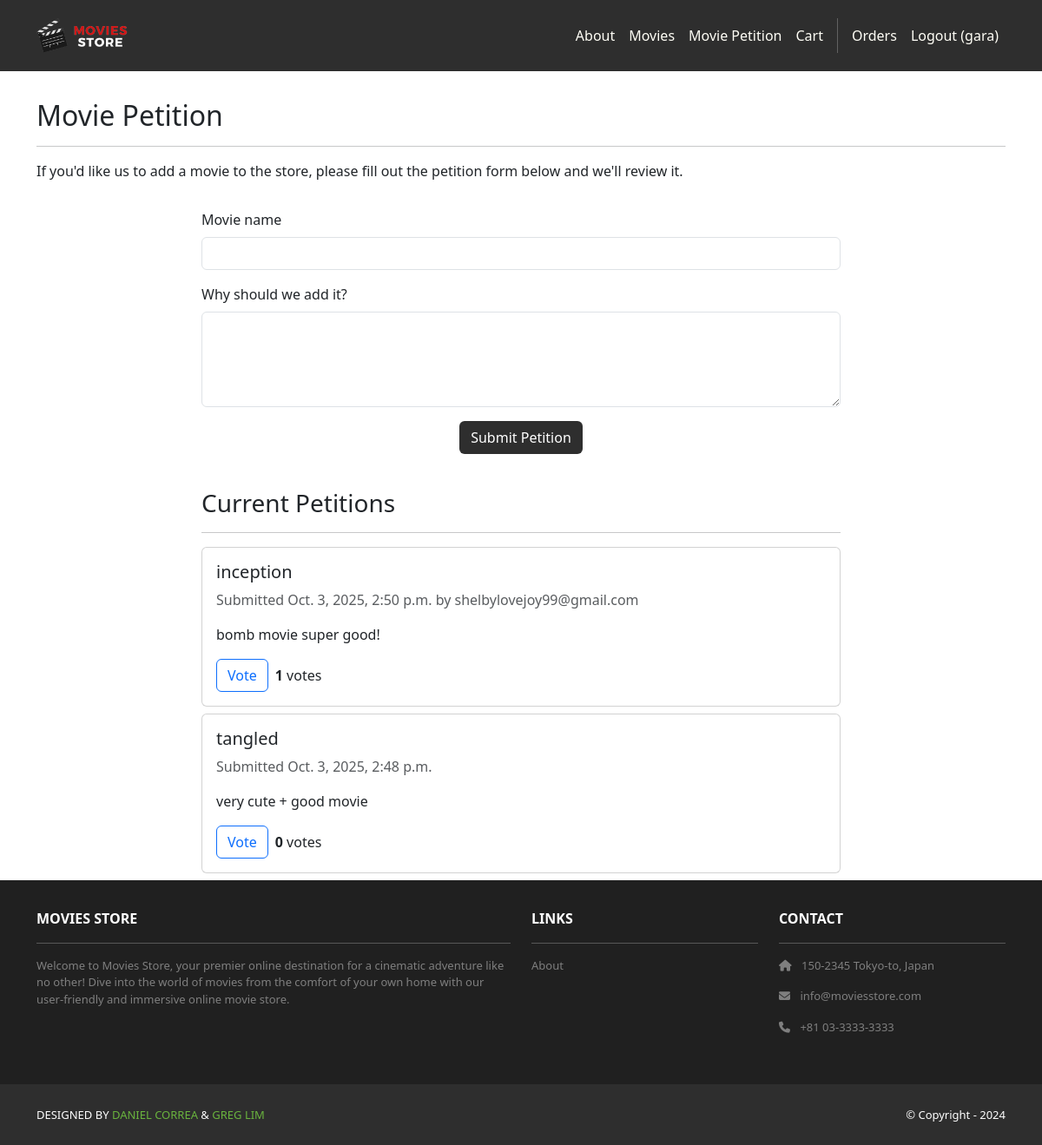
The page /petition (signed in) on the database its author committed.
### home/models.py (models this page shows, shortened)
class Petition(models.Model):
    id = models.AutoField(primary_key=True)
    movie_name = models.CharField(max_length=255)
    reason = models.TextField(blank=True)
    created_at = models.DateTimeField(auto_now_add=True)
    created_by = models.ForeignKey(User, null=True, blank=True, on_delete=models.SET_NULL)
    voters = models.ManyToManyField(User, related_name='petition_votes', blank=True)
    def votes_count(self):
        return self.voters.count()

### home/views.py (the view, shortened to what this page needs)
# urls.py: path('petition', views.petition, name='home.petition'),
def petition(request):
    if request.method == 'POST' and request.POST.get('movie_name'):
        movie_name = request.POST.get('movie_name')
        reason = request.POST.get('reason', '')
        p = Petition.objects.create(movie_name=movie_name, reason=reason, created_by=request.user if request.user.is_authenticated else None)
        return redirect('home.petition')
    petitions = Petition.objects.all().order_by('-created_at')
    template_data = {'title': 'Movie Petition', 'petitions': petitions}
    return render(request, 'home/petition.html', {'template_data': template_data})

### home/templates/home/petition.html (shortened to what this page needs)
{% extends 'base.html' %}
{% block content %}
<div class="p-3">
  <div class="container">
    <div class="row mt-3">
      <div class="col mx-auto mb-3">
        <h2>Movie Petition</h2>
        <hr />
        <p>If you'd like us to add a movie to the store, please fill out the petition form below and we'll review it.</p>
      </div>
    </div>
    <div class="row justify-content-center">
      <div class="col-md-8">
        <form method="post" action="#">
          <div class="mb-3">
            <label for="movie_name" class="form-label">Movie name</label>
            <input type="text" class="form-control" id="movie_name" name="movie_name" required />
          </div>
          <div class="mb-3">
            <label for="reason" class="form-label">Why should we add it?</label>
            <textarea class="form-control" id="reason" name="reason" rows="4"></textarea>
          </div>
          <div class="text-center">
            <button type="submit" class="btn bg-dark text-white">Submit Petition</button>
          </div>
        </form>
      </div>
    </div>
  </div>
</div>
    <div class="container mt-4">
      <div class="row">
        <div class="col-md-8 mx-auto">
          <h3>Current Petitions</h3>
          <hr />
          {% for p in template_data.petitions %}
          <div class="card mb-2">
            <div class="card-body">
              <h5>{{ p.movie_name }}</h5>
              <p class="text-muted">Submitted {{ p.created_at }}{% if p.created_by %} by {{ p.created_by.username }}{% endif %}</p>
              <p>{{ p.reason }}</p>
              <div class="d-flex align-items-center">
                <form method="post" action="{% url 'home.petition' %}">
                  {% if user.is_authenticated and user in p.voters.all %}
                  <button class="btn btn-outline-danger me-2" type="submit">Unvote</button>
                  {% else %}
                  <button class="btn btn-outline-primary me-2" type="submit">Vote</button>
                  {% endif %}
                </form>
                <div><strong>{{ p.votes_count }}</strong> votes</div>
              </div>
            </div>
          </div>
          {% empty %}
          <p>No petitions yet — be the first to submit one!</p>
          {% endfor %}
        </div>
      </div>
    </div>
{% endblock content %}

### moviesstore/templates/base.html (shortened to what this page needs)
<!DOCTYPE html>
<html>
  {% load static %}
  <head>
    <link href="https://cdn.jsdelivr.net/npm/bootstrap@5.3.3/dist/css/bootstrap.min.css" rel="stylesheet">
    <link rel="stylesheet" href="https://cdnjs.cloudflare.com/ajax/libs/font-awesome/6.1.1/css/all.min.css">
    <link rel="stylesheet" type="text/css" href="{% static 'css/style.css' %}">
  </head>
  <body>
    <nav class="p-3 navbar navbar-dark bg-dark navbar-expand-lg">
      <div class="container">
        <a class="navbar-brand" href="{% url 'home.index' %}">
          <img src="{% static 'img/logo.png' %}" alt="logo" height="40" />
        </a>
        <div class="collapse navbar-collapse" id="navbarNavAltMarkup">
          <div class="navbar-nav ms-auto navbar-ml">
            <a class="nav-link" href="{% url 'home.about' %}">About</a>
            <a class="nav-link" href="{% url 'movies.index' %}">Movies</a>
            <a class="nav-link" href="{% url 'home.petition' %}">Movie Petition</a>
            <a class="nav-link" href="{% url 'cart.index' %}">Cart</a>
            {% if user.is_authenticated %}
            <a class="nav-link" href="{% url 'accounts.orders' %}">Orders</a>
            <a class="nav-link" href="{% url 'accounts.logout' %}">Logout ({{ user.username }})</a>
            {% else %}
            <a class="nav-link" href="{% url 'accounts.login' %}">Login</a>
            <a class="nav-link" href="{% url 'accounts.signup' %}">Sign Up</a>
            {% endif %}
          </div>
        </div>
      </div>
    </nav>
    <div>
      {% block content %}
      {% endblock content %}
    </div>
    <section class="p-3 ms-footer d-none d-md-block">
      <div class="container">
        <div class="row mt-3 text-white">
          <div class="col-md-6 col-lg-6 col-xl-6 mx-auto mb-4">
            <b>MOVIES STORE</b>
            <hr />
            <p>Welcome to Movies Store, your premier online destination for a cinematic
              adventure like no other! Dive into the world of movies from the comfort of your own home with our user-friendly
              and immersive online movie store.</p>
          </div>
          <div class="col-md-3 col-lg-3 col-xl-3 mx-auto mb-4">
            <b>LINKS</b>
            <hr />
            <p><a class="nav-link" href="{% url 'home.about' %}">About</a></p>
          </div>
          <div class="col-md-3 col-lg-3 col-xl-3 mx-auto mb-4">
            <b>CONTACT</b>
            <hr />
            <p><i class="fas fa-home me-2"></i> 150-2345 Tokyo-to, Japan</p>
            <p><i class="fas fa-envelope me-2"></i> info@moviesstore.com</p>
            <p><i class="fas fa-phone me-2"></i> +81 03-3333-3333</p>
          </div>
        </div>
      </div>
    </section>
    <section class="p-3 ms-footer-bottom bg-dark">
      <div class="container d-flex justify-content-between">
        <div class="me-5 text-white">
          <span>DESIGNED BY <a href="https://www.x.com/danielgarax" target="_blank">DANIEL CORREA</a> &
            <a href="https://www.x.com/greglim81" target="_blank">GREG LIM</a>
          </span>
        </div>
        <div class="text-white">
          <span>© Copyright - 2024</span>
        </div>
      </div>
    </section>
  </body>
</html>

### moviesstore/static/css/style.css (style rules this page uses)
.navbar a.nav-link { color: #FFFEF6 !important; }
.bg-dark { background-color: #2E2E2E !important; }
.ms-footer { background-color: #202020; }
.ms-footer p { color: #7F7F7F; font-size: 13px; }
.ms-footer-bottom span { font-size: 13px; line-height: 38px; }
.ms-footer-bottom a { color: #6ab43e; text-decoration: none; }

### rows shown on the page
Petition: movie_name "inception", created_at "Oct. 3, 2025, 2:50 p.m.", created_by.username "shelbylovejoy99@gmail.com", reason "bomb movie super good!", shows "Vote", votes_count "1"
Petition: movie_name "tangled", created_at "Oct. 3, 2025, 2:48 p.m.", reason "very cute + good movie", shows "Vote", votes_count "0"

### other values the page prints
{{ user.username }} "gara"
